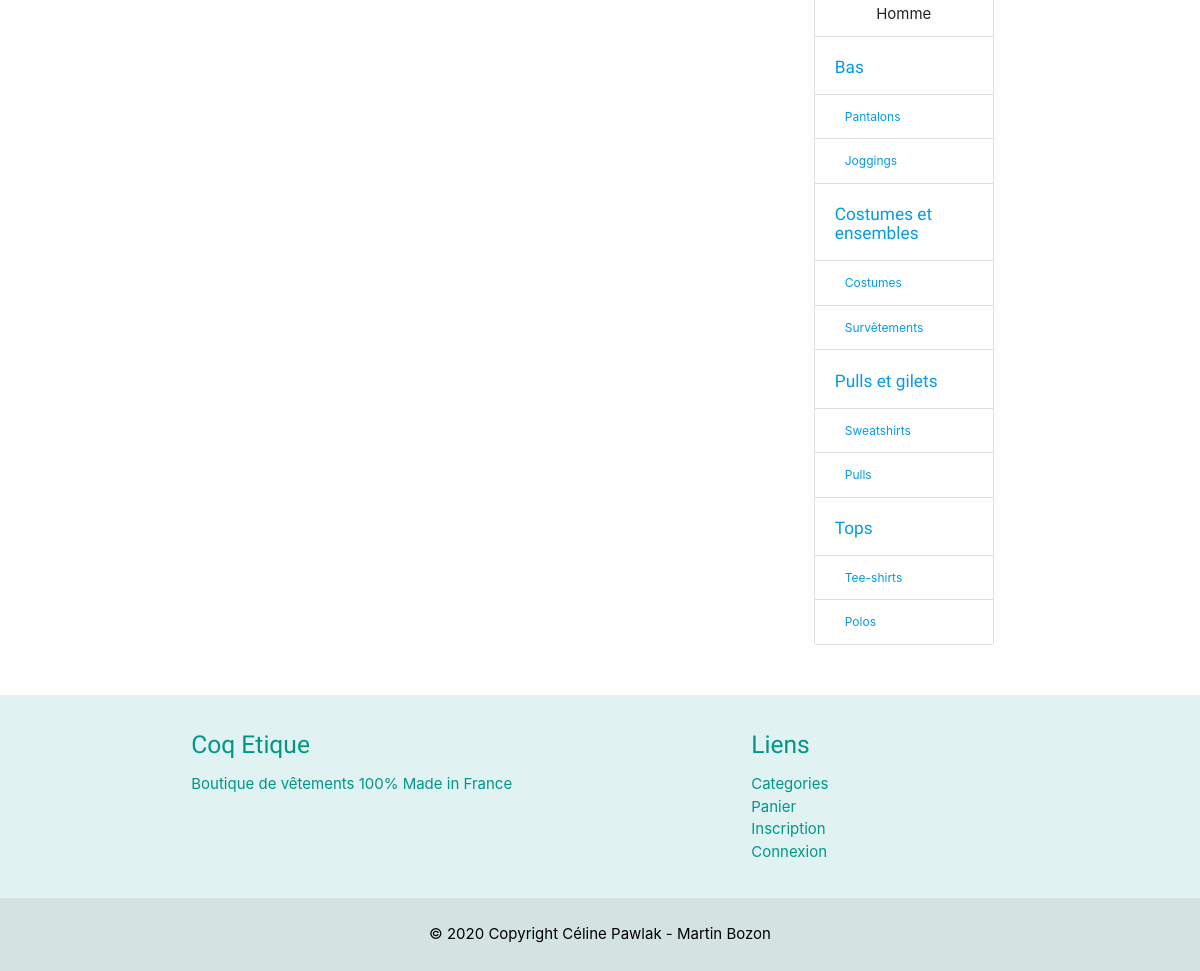
The app's page /index.php?p=products.subcategory&id=11 (lower part), older data.
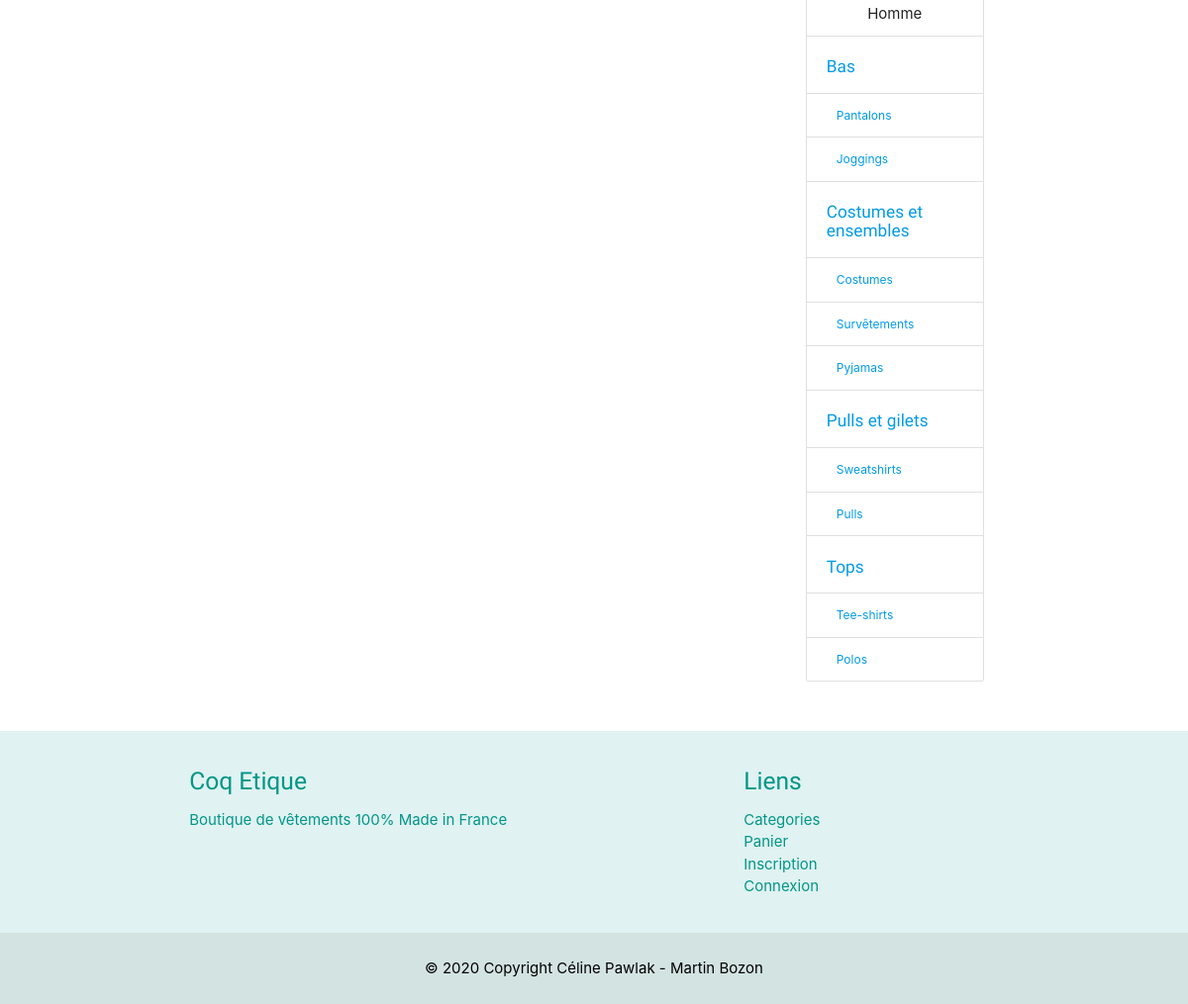
The same page, newer data.
### tables this page shows
CREATE TABLE IF NOT EXISTS `categories` (
  `id` int(11) NOT NULL AUTO_INCREMENT,
  `nom` varchar(255) NOT NULL,
  `gender` varchar(255) NOT NULL,
  `image_path` varchar(255) NOT NULL,
  PRIMARY KEY (`id`)
);

CREATE TABLE IF NOT EXISTS `sous_categories` (
  `id` int(11) NOT NULL AUTO_INCREMENT,
  `nom` varchar(255) NOT NULL,
  `id_categories` int(11) DEFAULT NULL,
  PRIMARY KEY (`id`),
  KEY `id_categories` (`id_categories`)
);

### core/Controller/Controller.php (called while the page is built, shortened)
<?php
class Controller{
    protected $viewPath;
    protected function render($view, $variables = []){
        extract($variables);
        require ($this->viewPath . str_replace('.', '/', $view) . '.php');
    }
}

### app/Controller/ProductsController.php (called while the page is built, shortened)
<?php
class ProductsController extends AppController
{
    public function subcategory()
    {
        $subcategory = $this->Subcategory->find($_GET['id']);
        $subcategories = $this->Subcategory->all();
        $categories = $this->Category->all();
        $this->render('products.subcategory', compact('products', 'subcategories', 'subcategory', 'categories'));
    }
}

### public/index.php (called while the page is built, shortened)
<?php
if (isset($_GET['p'])) {
    $page = $_GET['p'];
} else {
    $page = 'products.home';
}
$page = explode('.', $page);
if ($page[0] === 'admin'){
    $controller = '\App\Controller\Admin\\' . ucfirst($page[1] . 'Controller');
    $action = $page[2];
}else{
    $action = $page[1];
}
$controller = new $controller;
$controller->$action();

### core/Table/Table.php (called while the page is built, shortened)
<?php
class Table
{
    protected $table;
    protected $db;
    public function __construct(Database $db)
    {
        $this->db = $db;
    }
    public function all()
    {
        return $this->query('SELECT * FROM '. $this->table);
    }
    public function find($id){
        return $this->query("SELECT * FROM {$this->table} WHERE id = ?", [$id], true);
    }
    public function query($statement, $attributes = null, $one = false)
    {
        if ($attributes) {
            return $this->db->prepare(
                $statement,
                $attributes,
                str_replace('Table', 'Entity', get_class($this)),
                $one);
        }else{
            return $this->db->query(
                $statement,
                str_replace('Table', 'Entity', get_class($this)),
                $one);
        }
    }
}

### core/Database/MysqlDatabase.php (called while the page is built, shortened)
<?php
class MysqlDatabase extends Database
{
    private $pdo;
    private function getPDO()
    {
        if ($this->pdo === null){
            $pdo = new PDO('mysql:dbname=boutique;host=localhost', 'root', '');
            $pdo->setAttribute(PDO::ATTR_ERRMODE, PDO::ERRMODE_EXCEPTION);
            $this->pdo = $pdo;
        }
        return $this->pdo;
    }
    public function query($statement, $class_name = null, $one = false)
    {
        $req = $this->getPDO()->query($statement);
        if ($class_name === null){
            $req->setFetchMode(PDO::FETCH_OBJ);
        }else{
            $req->setFetchMode(PDO::FETCH_CLASS, $class_name);
        }
        if ($one){
            $datas = $req->fetch();
        }else{
            $datas = $req->fetchAll();
        }
        return $datas;
    }
    public function prepare($statement, $attributes, $class_name = null, $one = false){
                $req = $this->getPDO()->prepare($statement);
        $res = $req->execute($attributes);
        if ($class_name === null){
            $req->setFetchMode(PDO::FETCH_OBJ);
        }else{
            $req->setFetchMode(PDO::FETCH_CLASS, $class_name);
        }
        if ($one){
            $datas = $req->fetch();
        }else{
            $datas = $req->fetchAll();
        }
        return $datas;
    }
}

### app/Autoloader.php (called while the page is built, shortened)
<?php
class Autoloader
{
    static function autoload($class)
    {
        if (strpos($class, __NAMESPACE__ . '\\') === 0) {
            $class = str_replace(__NAMESPACE__ . '\\', '', $class);
            $class = str_replace('\\', '/', $class);
        }
    }
}

### app/Entity/CategoryEntity.php (called while the page is built, shortened)
<?php
class CategoryEntity extends Entity{
    public function getUrl(){
        return 'index.php?p=products.category&id=' . $this->id;
    }
}

### core/Entity/Entity.php (called while the page is built, shortened)
<?php
class Entity
{
    public function __get($key){
        return $this->$key;
    }
}

### app/Entity/SubcategoryEntity.php (called while the page is built, shortened)
<?php
class SubcategoryEntity extends Entity{
    public function getUrl(){
        return 'index.php?p=products.subcategory&id=' .$this->id;
    }
}

### core/Autoloader.php (called while the page is built, shortened)
<?php
class Autoloader
{
    static function autoload($class)
    {
        if (strpos($class, __NAMESPACE__ . '\\') === 0) {
            $class = str_replace(__NAMESPACE__ . '\\', '', $class);
            $class = str_replace('\\', '/', $class);
        }
    }
}

### app/Views/products/subcategory.php (the view, shortened to what the changed rows need)
<div class="m-0 row p-1">
    <div class="row">
        <div id="categories" class="col s12 m3">
            <ul class="collection with-header">
                <?php
                foreach (
                    $categories
                    as $category2
                ) {
                    if ($category2->gender == 'Homme') { ?>
                        <li class="collection-header">
                            <a href=" <?= $category2->url; ?>">
                                <h6><?= $category2->nom ?></h6>
                            </a>
                        </li>
                        <?php
                        foreach ($subcategories as $subcategory2) {
                            if ($subcategory2->id_categories == $category2->id) { ?>
                                <li class="collection-item relative <?= $subcategory2->url == 'index.php?p=products.subcategory&id=' . $subcategory->id ? 'bg_green' : '' ?>">
                                    <a href="<?= $subcategory2->url; ?>">
                                        <?= $subcategory2->nom ?>
                                    </a>
                                </li>
                                <?php
                            }
                        }
                    }
                } ?>
            </ul>
        </div>
    </div>
</div>

Row changes from the older to the newer data that the page shows:
added sous_categories: nom "Pyjamas", shown under categories "Costumes et ensembles"
